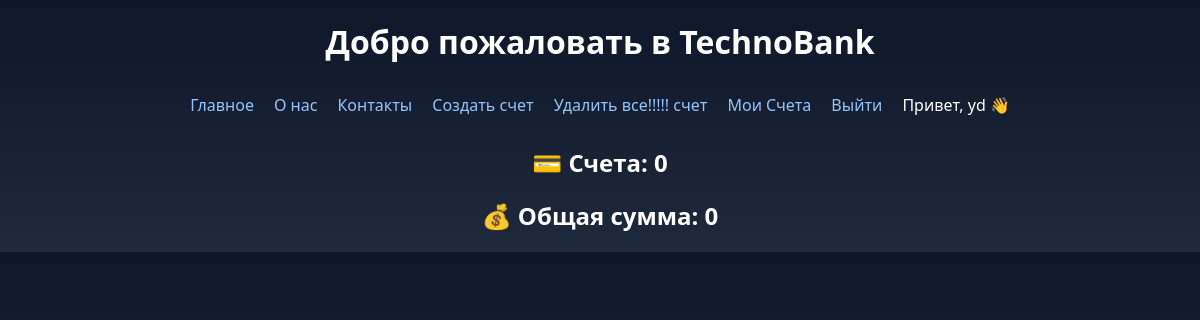
/my_accounts (signed in), run on an earlier commit of the app's database.
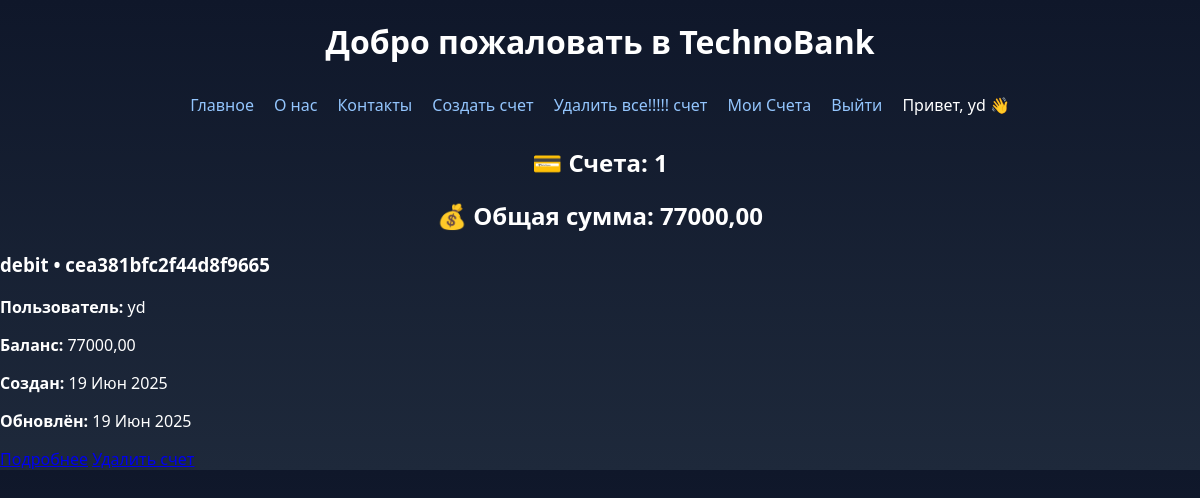
And on a later commit of the database.
### apps/authorization/models.py (models this page shows)
class CustomUser(AbstractUser):
    username = models.CharField(max_length=150)
    first_name = models.CharField(max_length=150, blank=True)
    last_name = models.CharField(max_length=150, blank=True)
    phone_number = models.CharField(max_length=15, unique=True)
    profile_picture = models.ImageField(upload_to='profile_pictures/', blank=True, null=True)
    USERNAME_FIELD = 'phone_number' # Используем phone_number как уникальное поле для входа
    REQUIRED_FIELDS = ['username']
    class Meta:
        verbose_name = 'Пользователь'
        verbose_name_plural = 'Пользователи'
    def __str__(self):
        return self.username

### apps/mainapp/models.py (models this page shows, shortened)
class BankAccount(models.Model):
    ACCOUNT_TYPES = (
        ('debit', 'Дебетовый'),
        ('savings', 'Сберегательный'),
        ('credit', 'Кредитный'),
    )
    user = models.ForeignKey(CustomUser, on_delete=models.CASCADE, related_name='bank_accounts')
    account_number = models.CharField(max_length=20, unique=True, default=uuid.uuid4().hex[:20])
    account_type = models.CharField(max_length=10, choices=ACCOUNT_TYPES, default='debit')
    balance = models.DecimalField(
        max_digits=15,  # Максимальная длина цифр
        decimal_places=2, # Разрешено 2 цифры после точки
        default=0.00,
        validators=[MinValueValidator(Decimal('0.00'))]
    )
    created_at = models.DateTimeField(auto_now_add=True)
    updated_at = models.DateTimeField(auto_now=True)
    class Meta:
        verbose_name = 'Банковский аккаунт'
        verbose_name_plural = 'Банковские аккаунты'

### apps/mainapp/views.py (the view)
# urls.py: path('my_accounts', views.my_accounts, name='my_accounts'),
@login_required
def my_accounts(request):
    bank_accounts = BankAccount.objects.filter(user=request.user)
    total_balance = sum(account.balance for account in bank_accounts)
    context = {
        'bank_accounts': bank_accounts,
        'total_balance': total_balance
    }
    return render(request, 'my_accounts.html', context=context)

### templates/my_accounts.html (shortened to what this page needs)
{% load static %}
<!DOCTYPE html>
<html lang="ru">
<head>
    <link rel="stylesheet" href="{% static 'style.css' %}">
</head>
<body>
    <header>
        <h1>Добро пожаловать в <span class="logo">TechnoBank</span></h1>
        <nav>
            <ul>
                <li><a href="{% url 'index' %}">Главное</a></li>
                <li><a href="#">О нас</a></li>
                <li><a href="#">Контакты</a></li>
                <li><a href="{% url 'creates' %}">Создать счет</a></li>
                <li><a href="{% url 'delete_bank' %}">Удалить все!!!!! счет</a></li>
                {% if user.is_authenticated %}
                    <li><a href="#">Мои Счета</a></li>
                    <li><a href="{% url 'logout_user' %}">Выйти</a></li>
                    <li class="welcome">Привет, {{ user.username }} 👋</li>
                {% else %}
                    <li><a href="{% url 'login_user' %}">Войти</a></li>
                    <li><a href="{% url 'register' %}">Регистрация</a></li>
                {% endif %}
            </ul>
        </nav>
    </header>
    <section class="summary">
        <h2>💳 Счета: {{ bank_accounts|length }}</h2>
        <h2>💰 Общая сумма: {{ total_balance }}</h2>
    </section>
    <section class="carousel">
        {% for account in bank_accounts %}
        <div class="card">
            <h3>{{ account.account_type }} • {{ account.account_number }}</h3>
            <p><strong>Пользователь:</strong> {{ account.user }}</p>
            <p><strong>Баланс:</strong> {{ account.balance }}</p>
            <p><strong>Создан:</strong> {{ account.created_at|date:"d M Y" }}</p>
            <p><strong>Обновлён:</strong> {{ account.updated_at|date:"d M Y" }}</p>
            <a href="{% url 'bank_account_detail' account.pk %}" class="btn">Подробнее</a>
            <a href="{% url 'delete_bank_one' account.pk %}" button>Удалить счет</a>
        </div>
        {% endfor %}
    </section>
</body>
</html>

### static/style.css (style rules this page uses)
body { margin: 0; font-family: 'Segoe UI', sans-serif; background: linear-gradient(to bottom, #0f172a, #1e293b); color: white; }
h1, h2 { text-align: center; margin-top: 20px; }
nav ul { display: flex; justify-content: center; gap: 20px; list-style: none; padding: 10px; }
nav a { color: #93c5fd; text-decoration: none; font-weight: 500; }

What changed in the data, as far as the page shows it:
added BankAccount: account_type "debit", account_number "cea381bfc2f44d8f9665", user "yd", balance "77000,00", created_at "19 Июн 2025", updated_at "19 Июн 2025"
Also different on the page:
{{ bank_accounts|length }}: "0" → "1"
{{ total_balance }}: "0" → "77000,00"
